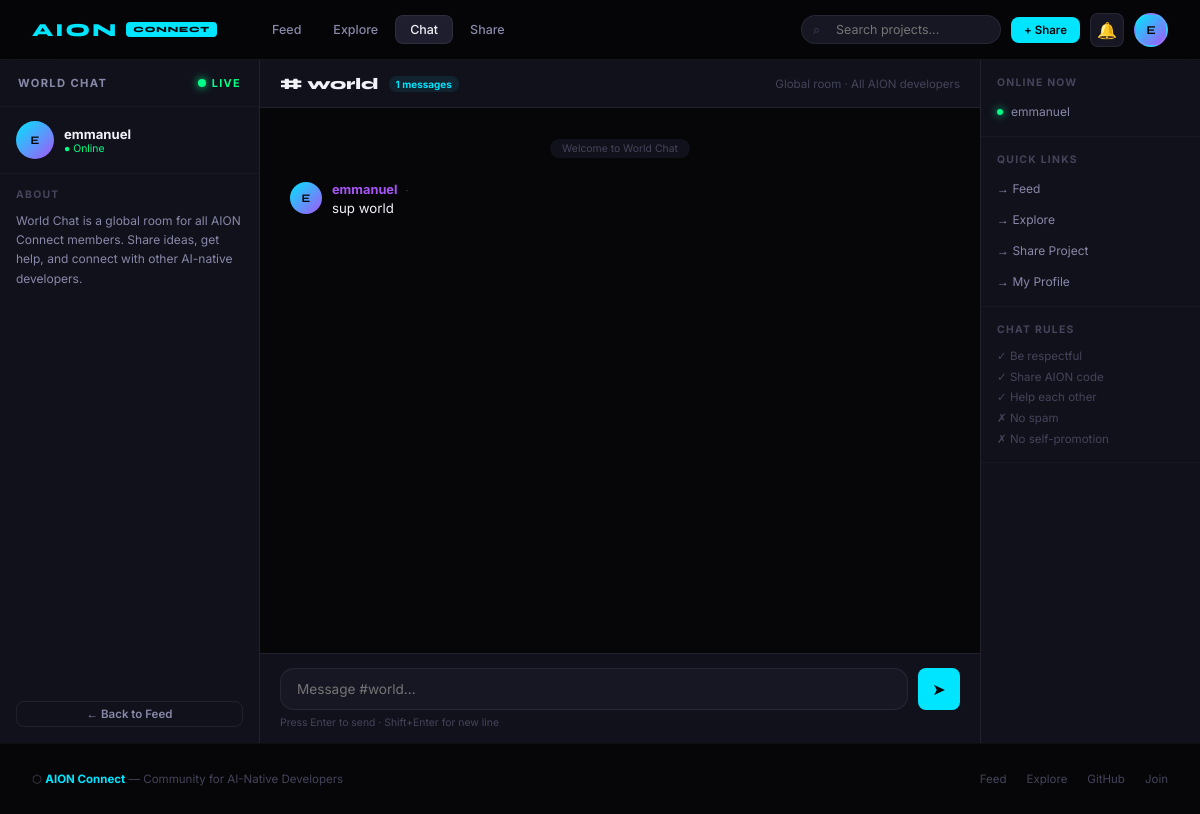
/chat (signed in), run on an earlier commit of the app's database.
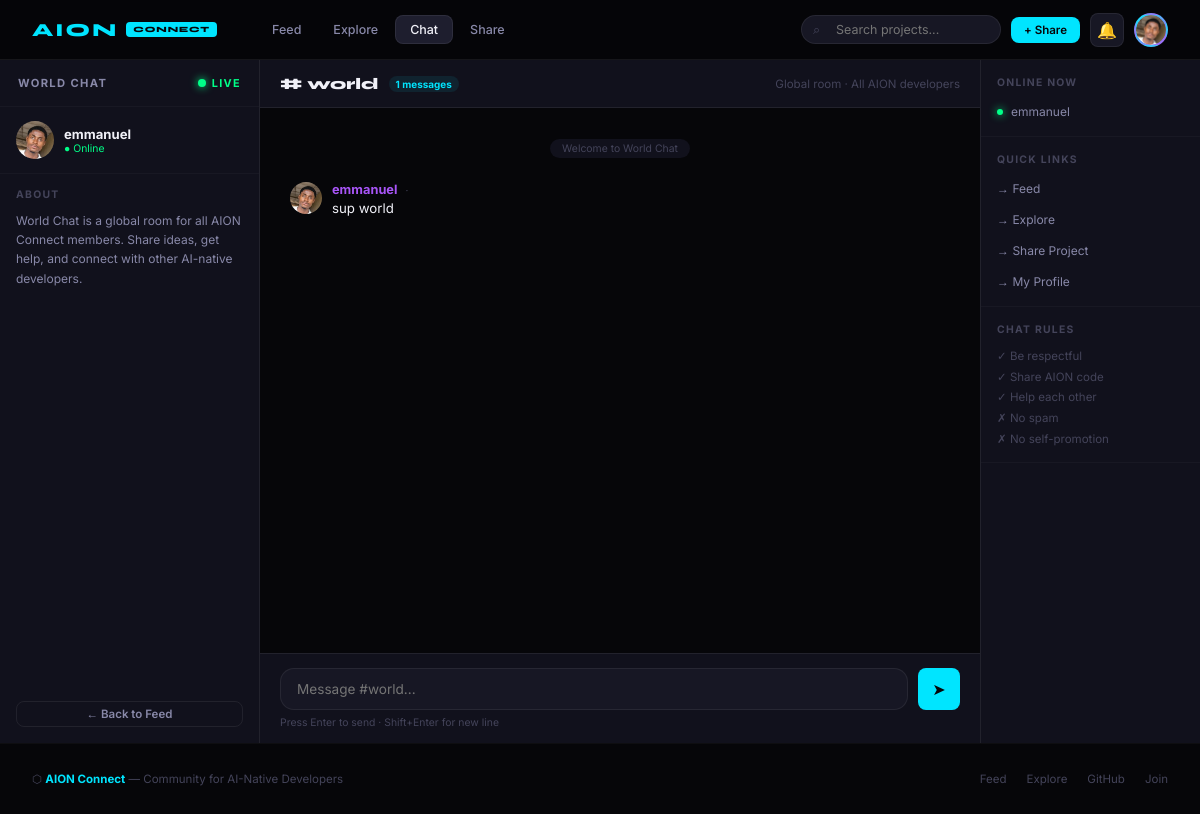
And on a later commit of the database.
### database.py (models this page shows, shortened)
class User(UserMixin, db.Model):
    __tablename__ = "users"
    id         = db.Column(db.Integer, primary_key=True)
    username   = db.Column(db.String(40), unique=True, nullable=False)
    email      = db.Column(db.String(120), unique=True, nullable=False)
    password   = db.Column(db.String(200), nullable=False)
    bio        = db.Column(db.String(300), default="")
    avatar     = db.Column(db.String(200), default="")
    github     = db.Column(db.String(100), default="")
    website    = db.Column(db.String(200), default="")
    created_at = db.Column(db.DateTime, default=datetime.utcnow)
    projects  = db.relationship("Project", backref="author",
                                 lazy=True, cascade="all, delete")
    comments  = db.relationship("Comment", backref="author",
                                 lazy=True, cascade="all, delete")
    likes     = db.relationship("Like", backref="user",
                                 lazy=True, cascade="all, delete")
    following = db.relationship("Follow",
                                 foreign_keys="Follow.follower_id",
                                 backref="follower",
                                 lazy=True, cascade="all, delete")
    followers = db.relationship("Follow",
                                 foreign_keys="Follow.followed_id",
                                 backref="followed",
                                 lazy=True, cascade="all, delete")

class Message(db.Model):
    __tablename__ = "messages"
    id         = db.Column(db.Integer, primary_key=True)
    body       = db.Column(db.String(500), nullable=False)
    created_at = db.Column(db.DateTime, default=datetime.utcnow)
    user_id    = db.Column(db.Integer,
                            db.ForeignKey("users.id"),
                            nullable=False)
    user       = db.relationship("User", backref="messages")

### app.py (the view)
@main.route("/chat")
@login_required
def chat():
    messages = Message.query.order_by(
        Message.created_at.desc()
    ).limit(50).all()
    messages = list(reversed(messages))
    online_count = 1
    return render_template("chat.html",
        messages=messages,
        online_count=online_count
    )

### templates/chat.html (shortened to what the changed rows need)
{% extends "base.html" %}
{% block content %}
<div class="chat-layout">
  <div class="chat-sidebar">
    <div style="padding:14px 16px;border-bottom:1px solid var(--border)">
      <div style="display:flex;align-items:center;gap:10px">
        <div class="msg-avatar" style="width:38px;height:38px">
          {% if current_user.avatar %}
          <img src="/static/uploads/{{ current_user.avatar }}" alt="">
          {% else %}
          {{ current_user.username[0].upper() }}
          {% endif %}
        </div>
        <div>
          <div style="font-size:0.82rem;font-weight:700;
                      color:var(--text0);font-family:var(--font-body)">
            {{ current_user.username }}
          </div>
          <div style="font-size:0.65rem;color:var(--green)">● Online</div>
        </div>
      </div>
    </div>
  </div>
  <div class="chat-main">
    <div class="chat-messages" id="messages">
      {% for msg in messages %}
      <div class="msg {% if msg.user.username == current_user.username %}own{% endif %}"
           id="msg-{{ msg.id }}">
        <div class="msg-avatar">
          {% if msg.user.avatar %}
          <img src="/static/uploads/{{ msg.user.avatar }}" alt="">
          {% else %}
          {{ msg.user.username[0].upper() }}
          {% endif %}
        </div>
        <div class="msg-content">
          <div class="msg-header">
            <a href="/profile/{{ msg.user.username }}"
               class="msg-username">{{ msg.user.username }}</a>
            <span class="msg-time">{{ msg.time }} · {{ msg.date }}</span>
          </div>
          <div class="msg-body">{{ msg.body }}</div>
        </div>
      </div>
      {% endfor %}
    </div>
  </div>
  <div class="chat-info">
    <div class="chat-info-section">
      <div class="chat-info-title">Online Now</div>
      <div class="online-user" id="online-list">
        <div class="online-dot" style="width:6px;height:6px"></div>
        {{ current_user.username }}
      </div>
    </div>
  </div>
</div>
{% endblock %}

### templates/base.html (shortened to what this page needs)
<!DOCTYPE html>
<html lang="en">
<head>
</head>
<body>
<nav class="navbar">
  <a href="/" class="nav-logo">
    AION
    <div class="nav-logo-badge">CONNECT</div>
  </a>
  <div class="nav-links">
    <a href="/" class="nav-link {% if request.endpoint == 'main.home' %}active{% endif %}">Feed</a>
    <a href="/explore" class="nav-link {% if request.endpoint == 'main.explore' %}active{% endif %}">Explore</a>
    <a href="/chat" class="nav-link {% if request.endpoint == 'main.chat' %}active{% endif %}">Chat</a>
    {% if current_user.is_authenticated %}
      <a href="/post" class="nav-link {% if request.endpoint == 'main.post' %}active{% endif %}">Share</a>
    {% endif %}
  </div>
  <div class="nav-right">
    <div class="search-wrap">
      <span class="search-icon">⌕</span>
      <form action="/explore" method="GET">
        <input type="text" name="q" placeholder="Search projects..." value="{{ request.args.get('q', '') }}">
      </form>
    </div>
        {% if current_user.is_authenticated %}
      <a href="/post" class="btn btn-primary btn-sm">+ Share</a>
      <div style="position:relative">
        <a href="/notifications"
           style="width:34px;height:34px;border-radius:var(--radius);
                  background:var(--bg3);border:1px solid var(--border2);
                  display:flex;align-items:center;justify-content:center;
                  text-decoration:none;color:var(--text1);font-size:1rem;
                  transition:all 0.15s"
           onmouseover="this.style.borderColor='var(--border3)';this.style.color='var(--text0)'"
           onmouseout="this.style.borderColor='var(--border2)';this.style.color='var(--text1)'"
           id="notif-bell">
          🔔
        </a>
      </div>
      <a href="/profile/{{ current_user.username }}"
         class="avatar" style="overflow:hidden;padding:0">
        {% if current_user.avatar %}
        <img src="/static/uploads/{{ current_user.avatar }}"
             alt="{{ current_user.username }}"
             style="width:100%;height:100%;object-fit:cover;border-radius:50%">
        {% else %}
        {{ current_user.username[0].upper() }}
        {% endif %}
      </a>
    {% else %}
      <a href="/login" class="btn btn-ghost btn-sm">Login</a>
      <a href="/register" class="btn btn-primary btn-sm">Join Free</a>
    {% endif %}
  </div>
</nav>
{% block content %}{% endblock %}
<footer class="footer">
  <div>⬡ <strong style="color:var(--cyan)">AION Connect</strong> — Community for AI-Native Developers</div>
  <div style="display:flex;gap:20px">
    <a href="/">Feed</a>
    <a href="/explore">Explore</a>
    <a href="https://github.com/kinghenesey/AION" target="_blank">GitHub</a>
    <a href="/register">Join</a>
  </div>
</footer>
</body>
</html>

What changed in the data, as far as the page shows it:
changed User "emmanuel": avatar: picture added; username "E" → (not shown)
changed through a linked row, Message "sup world": user.avatar: picture added; user "E" → (not shown)
